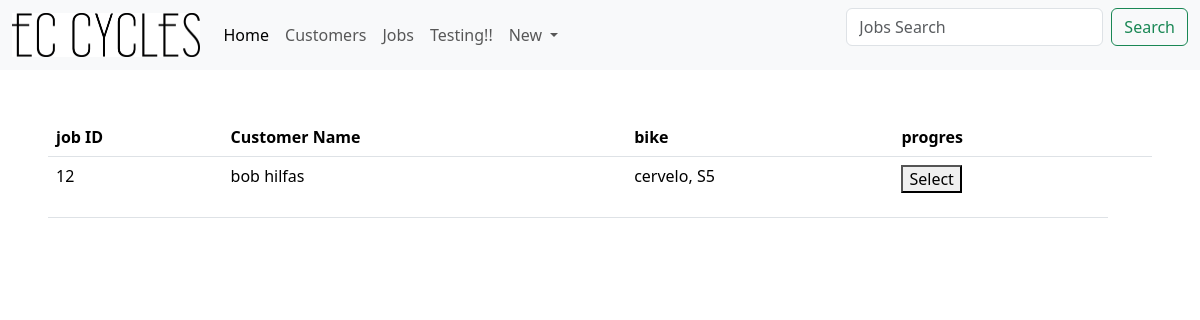
Page /JobSearch on the earlier database version.
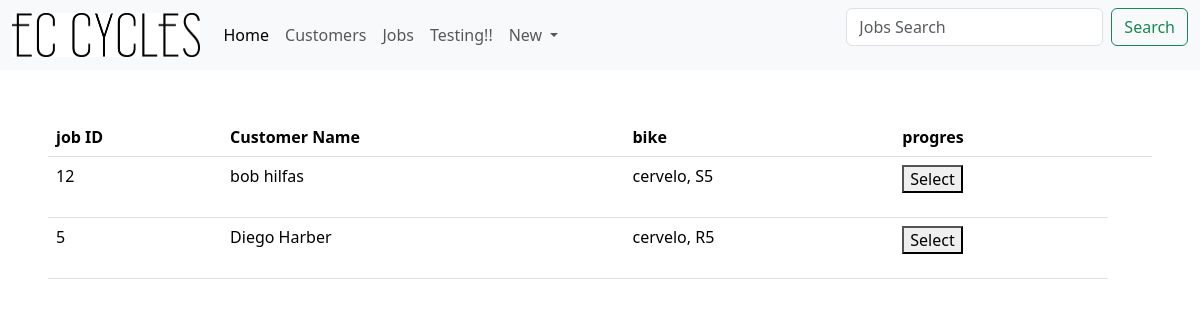
Same page on the later database version.
### tables this page shows
CREATE TABLE "Jobs" (
	"JobID"	INTEGER NOT NULL UNIQUE,
	"Cust_ID"	INTEGER NOT NULL,
	"BikeBrand"	TEXT,
	"BikeModel"	TEXT,
	"JobDetails"	TEXT,
	PRIMARY KEY("JobID" AUTOINCREMENT)
);

CREATE TABLE "Customers" (
	"Cust_ID"	INTEGER NOT NULL UNIQUE,
	"CustFName"	TEXT NOT NULL,
	"CustLName"	TEXT,
	"CustAddress"	TEXT,
	"CustPNumber"	INTEGER,
	"CustEmail"	INTEGER,
	"CustDetails"	TEXT,
	PRIMARY KEY("Cust_ID" AUTOINCREMENT)
);

### app.py (the view)
@app.route('/JobSearch',methods=('POST','GET'))
def JobSearch():
    conn = get_db_conn()
    search = request.args.get("search")
    if search:
        words = search.split()
        query = "SELECT * FROM Customers WHERE "
        conditons = []
        values = []
        for word in words:
            conditons.append("(custFName LIKE ? or CustLName LIKE ?)")
            values.append("%"+ word + "%")
            values.append("%"+ word + "%")
        query += " AND ".join(conditons)
        CustInfo = conn.execute(query, values).fetchall()
    else:
        conn = get_db_conn()
        sql = "SELECT jobs.* ,Customers.CustFName,Customers.CustLName FROM Jobs INNER JOIN Customers ON Customers.Cust_ID = Jobs.Cust_ID;"
        JobInfo = conn.execute(sql).fetchall()
        conn.close()
    conn.close()
    return render_template("JobSearch.html", JobInfo=JobInfo)

### app.py (called while the page is built)
def get_db_conn():
    conn = sqlite3.connect('JobCards.db')
    conn.row_factory = sqlite3.Row
    return conn

### Templates/JobSearch.html
{% extends 'base.html' %}
{% block head %}
<form class="d-flex" role="search" action="{{ url_for('JobSearch')}}" method="get">
    <input class="form-control me-2" type="search" placeholder="Jobs Search" name="search" aria-label="Search"/>
    <button class="btn btn-outline-success" type="submit">Search</button>
  </form>
{% endblock %}
{% block content %}
<div class="p-5">
    <table class="table">
        <thead>
        <tr>
            <th scope="col">job ID</th>
            <th scope="col">Customer Name</th>
            <th scope="col">bike</th>
            <th scope="col">progres</th>
            <th></th>
        </tr>
        </thead>
        <tbody>
            {% for JobInfo in JobInfo %}
            <tr>
                <td>{{ JobInfo.Cust_ID }}</td>
                <td>{{ JobInfo.custFName }} {{ JobInfo.custLName }}</td>
                <td>{{ JobInfo.BikeBrand }}, {{ JobInfo.BikeModel }}</td>
                <td><form action="{{ url_for('JobSearch', id=JobInfo.Cust_ID) }}" method="get">
                    <button type="submit">Select</button></form></td>
            </tr>
            {% endfor %}
        </tbody>
    </table>
</div>
{% endblock %}

Differences in the rows shown:
added Jobs: Cust_ID "5", custFName "Diego", custLName "Harber", BikeBrand "cervelo", BikeModel "R5"
